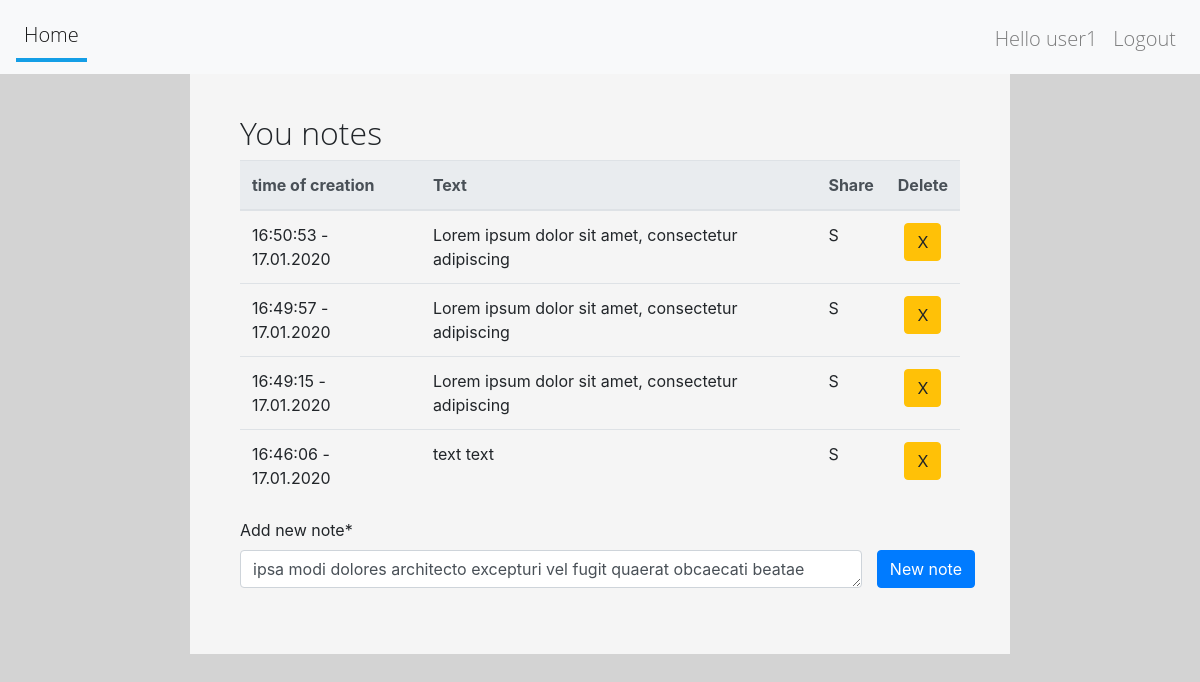
The app's page / (signed in), older data.
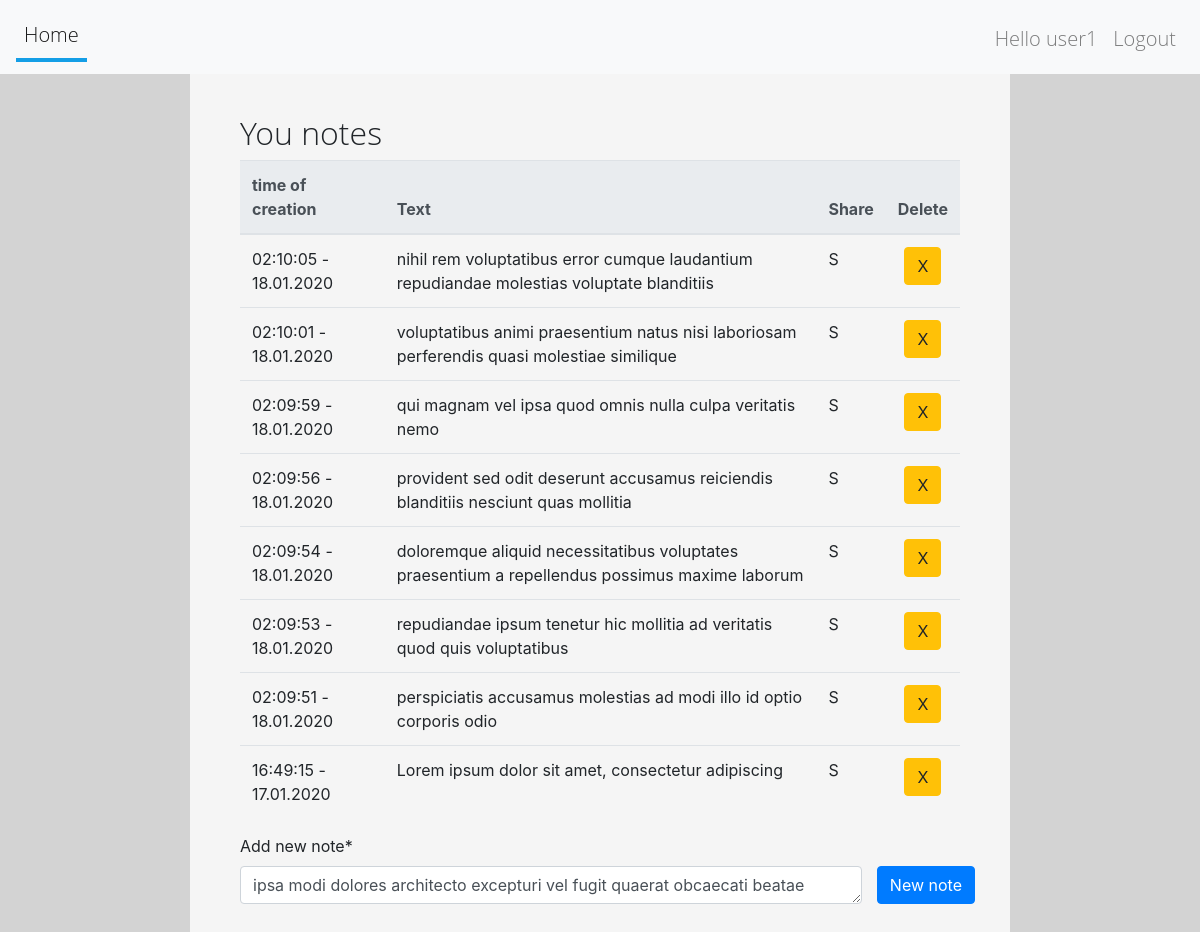
The same page, newer data.
### todo/models.py (models this page shows, shortened)
class Note(models.Model):
    text = models.TextField(max_length=200)
    post_time = models.DateTimeField(auto_now_add=True)
    author = models.ForeignKey(User, related_name="user", on_delete=models.CASCADE)

### todo/views.py (the view)
# urls.py: path('', views.Index.as_view(), name='index'),
class Index(ListView):
    template_name = 'todo/index.html'
    http_method_names = ['get', 'post']
    model = models.Note
    context_object_name = 'notes'
    paginate_by = 10
    def get_queryset(self):
        qs = super().get_queryset()
        qs = qs.filter(author_id=self.request.user.pk).order_by('-post_time')
        return qs
    def get_context_data(self, *, object_list=None, **kwargs):
        context = super().get_context_data(object_list=None, **kwargs)
        context.update({'create_note_form': forms.CreateNoteForm})
        return context

### templates/todo/index.html (shortened to what this page needs)
{% extends 'todo/base.html' %}
{% load crispy_forms_tags %}
{% block content %}
    {% if user.is_authenticated %}
        <h2>You notes</h2>
        <table class="table table-hover">
            <thead class="thead-light">
            <tr>
                <th scope="col">time of creation</th>
                <th scope="col">Text</th>
                <th scope="col">Share</th>
                <th scope="col">Delete</th>
            </tr>
            </thead>
            <tbody>
            {% for note in notes %}
                <tr>
                    <td scope="row">{{ note.post_time|date:"H:i:s - d.m.Y" }}</td>
                    <td>{{ note.text }}</td>
                    <td>S</td>
                    <td>
                        <form action="{% url 'todo:delete_note' note.pk %}" method="post" class="text-center">
                            </div>
                                <button type="submit" class="btn btn-warning">X</button>
                            </div>
                        </form>
                    </td>
                </tr>
            {% empty %}
                <tr>
                    <td>no one note</td>
                </tr>
            {% endfor %}
        <form action="{% url 'todo:create_note' %}" method="post" class="form mx-auto">
            <div id="div_id_text" class="form-group">
                <label for="id_text" class="requiredField">
                    Add new note<span class="asteriskField">*</span>
                </label>
                <div class="row">
                    <div class="col">
                <textarea name="text" rows="1" maxlength="200"
                          class="textarea form-control" required=""
                          id="id_text">{% lorem 10 w random %}</textarea>
                    </div>
                    <button type="submit" class="btn btn-primary">New note</button>
                </div>
            </div>
        </form>
    {% endif %}
{% endblock content %}

### templates/todo/base.html (shortened to what this page needs)
<!DOCTYPE html>
<html lang="en">
<head>
    {% load staticfiles %}
    <link rel="stylesheet" href="{% static 'css/bootstrap.css' %}">
    <link rel="stylesheet" href="{% static 'css/style.css' %}">
</head>
<body>
{% include 'todo/navbar.html' %}
<div class="row">
    <div class="col-md-2 col-sm-2 col"></div>
    <div class="col-md-8 col-sm-8 col-12 col box">
        {% block content %}
        {% endblock content %}
</body>
</html>

### templates/todo/navbar.html
<nav class="navbar navbar-expand-lg navbar-expand navbar-light bg-light ">
    <div class="collapse navbar-collapse">
        <ul class="navbar-nav pl-0 mr-auto">
            <li class="nav-item">
                <a class="nav-link" href="{% url 'todo:index' %}">Home</a>
            </li>
        </ul>
        <ul class="navbar-nav pl-0 pb-0 mt-2" style="height: 50px">
            {% if not user.is_authenticated %}
                <p class="navbar-text mx-2" id="nav-text">Hello Guest</p>
                <li class="nav-item">
                    <a class="nav-link" href="{% url 'todo:create' %}">Register</a>
                </li>
                <p class="navbar-text mx-2"> or </p>
                <li class="nav-item" >
                    <a class="nav-link" href="{% url 'todo:login' %}">Login</a>
                </li>
            {% else %}
                <p class="nav-item nav-link">
                    Hello {{ user }}
                </p>
                <li class="nav-item">
                    <a class="nav-link" href="{% url 'todo:logout' %}">Logout</a>
                </li>
            {% endif %}
        </ul>
    </div>
</nav>

### static/css/style.css (style rules this page uses)
body { background-color: lightgrey; }
h2 { font-family: "Open Sans Light", sans-serif; }
p { font-family: "Open Sans Light", sans-serif; font-size: 20px; }
li { font-family: "Open Sans Light", sans-serif; font-size: 20px; }
.box { background-color: whitesmoke; padding: 40px 50px 50px; }
.active { border-bottom: 4px solid #149ee6; }
.nav-item { font-family: "Open Sans Light", sans-serif; font-size: 20px; }

Row changes from the older to the newer data that the page shows:
removed Note: post_time "16:50:53 - 17.01.2020", text "Lorem ipsum dolor sit amet, consectetur adipiscing"
removed Note: post_time "16:49:57 - 17.01.2020", text "Lorem ipsum dolor sit amet, consectetur adipiscing"
removed Note: post_time "16:46:06 - 17.01.2020", text "text text"
added Note: post_time "02:10:05 - 18.01.2020", text "nihil rem voluptatibus error cumque laudantium repudiandae molestias voluptate blanditiis"
added Note: post_time "02:10:01 - 18.01.2020", text "voluptatibus animi praesentium natus nisi laboriosam perferendis quasi molestiae similique"
added Note: post_time "02:09:59 - 18.01.2020", text "qui magnam vel ipsa quod omnis nulla culpa veritatis nemo"
added Note: post_time "02:09:56 - 18.01.2020", text "provident sed odit deserunt accusamus reiciendis blanditiis nesciunt quas mollitia"
added Note: post_time "02:09:54 - 18.01.2020", text "doloremque aliquid necessitatibus voluptates praesentium a repellendus possimus maxime laborum"
added Note: post_time "02:09:53 - 18.01.2020", text "repudiandae ipsum tenetur hic mollitia ad veritatis quod quis voluptatibus"
added Note: post_time "02:09:51 - 18.01.2020", text "perspiciatis accusamus molestias ad modi illo id optio corporis odio"
